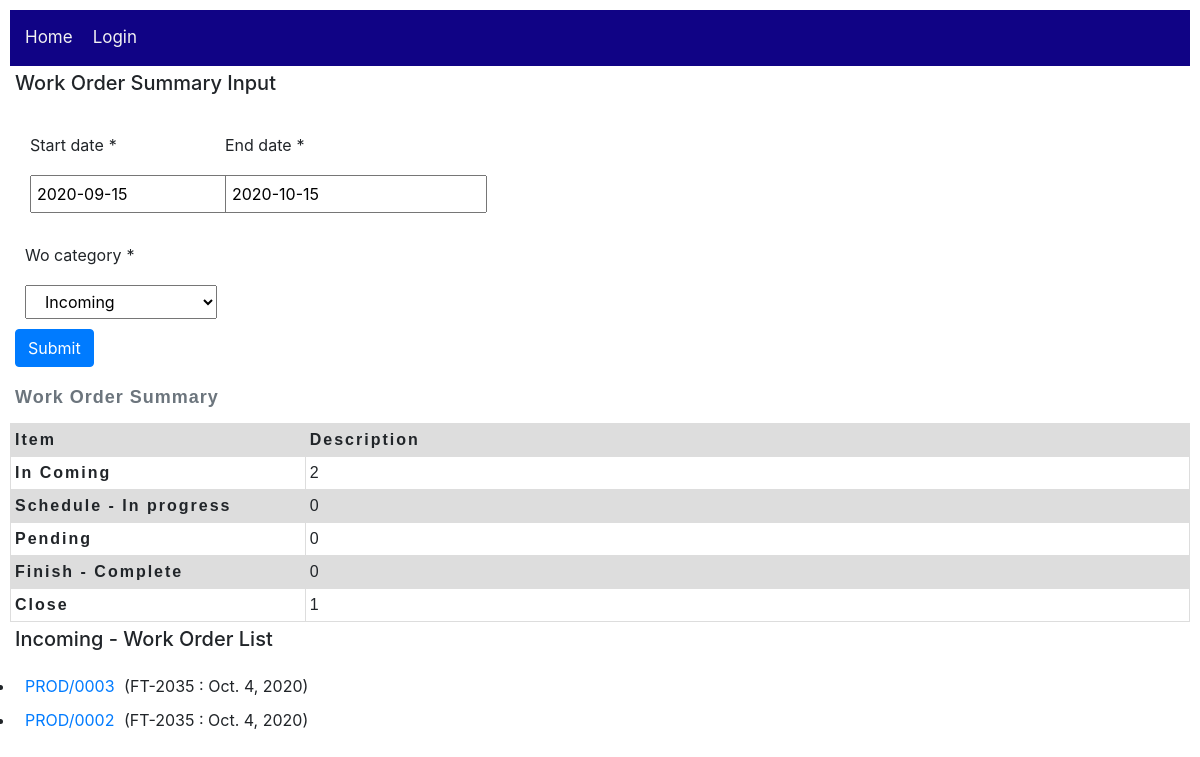
Page /work_order/summary/ on the earlier database version.
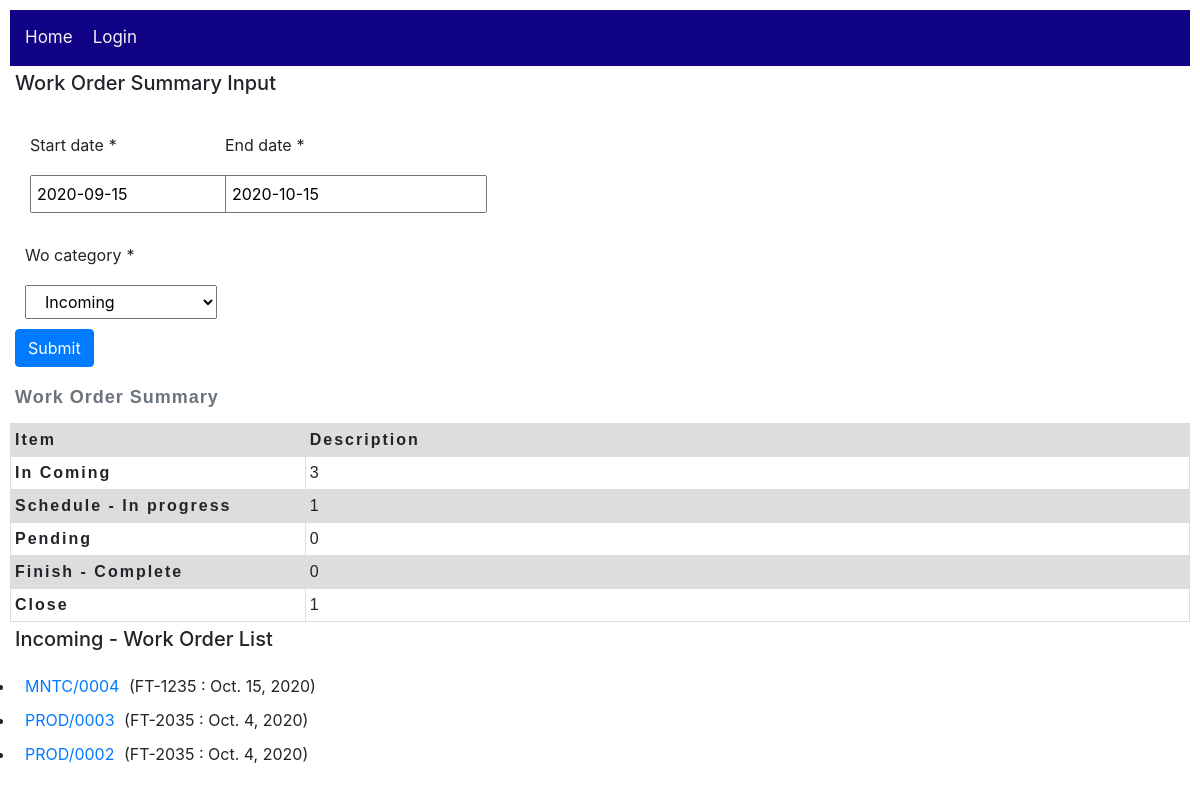
Same page on the later database version.
### work_order/models.py (models this page shows, shortened)
class Work_order(models.Model):
    wo_number = models.CharField(max_length=20, null=True)
    tagnumber = models.CharField(max_length=50, null=True)
    problem = models.TextField(max_length=1000, null=True)
    originator = models.ForeignKey(CmmsUser,
        on_delete=models.SET_NULL,
        null=True)
    dest_section = models.ForeignKey(Section,
        on_delete=models.SET_NULL,
        null=True)
    date_open = models.DateField()
    date_finish = models.DateField(null=True)
    status = models.ForeignKey(Action,
        on_delete=models.SET_NULL,
        null=True)
    priority = models.ForeignKey(Wo_priority,
        on_delete=models.SET_NULL,
        null=True)
    current_user_id = models.IntegerField(null=True)
    executor_user_id = models.IntegerField(null=True)
    class Meta:
        ordering = ['originator','status','wo_number']
    def get_absolute_url(self):
        return reverse('work_order:work_order-detail', args=[str(self.id)])

### work_order/views.py (the view)
# urls.py: path('summary/', views.WoSummaryReportView.as_view(), name='work_order-summary'),
class WoSummaryReportView(FormView):
    template_name = 'work_order/WoSummaryReport_form.html'
    form_class = WoSummaryReportForm
    success_url = '/work_order/work_order/summary/'
    def get_initial(self):
        initial = super(WoSummaryReportView, self).get_initial()
        end_date = datetime.date.today()
        start_date = end_date - datetime.timedelta(days=30)
        wo_category ='Incoming'
        initial['start_date'] = self.request.GET.get("start_date",start_date)
        initial['end_date'] = self.request.GET.get("end_date",end_date)
        initial['wo_category'] = self.request.GET.get("wo_category",wo_category)
        return initial
    def get_context_data(self, **kwargs):
        context = super().get_context_data(**kwargs)
        pending = CategoryAction.objects.get(name='Pending')
        Schedule = CategoryAction.objects.get(name='Schedule')
        Finish = CategoryAction.objects.get(name='Finish')
        Close = CategoryAction.objects.get(name='Close')
        PENDING_STATUSES = []
        for act in Action.objects.filter(category=pending):
            PENDING_STATUSES.append(act)
        SCHEDULE_STATUSES = []
        for act in Action.objects.filter(category=Schedule):
            SCHEDULE_STATUSES.append(act)
        FINISH_STATUSES = []
        for act in Action.objects.filter(category=Finish):
            FINISH_STATUSES.append(act)
        CLOSE_STATUSES = []
        for act in Action.objects.filter(category=Close):
            CLOSE_STATUSES.append(act)
        frm = context.get('form')
        end_date = frm['end_date'].value()
        start_date = frm['start_date'].value()
        wo_category = frm['wo_category'].value()
        woList = Work_order.objects.all().filter(date_open__range=[start_date, end_date])
        if wo_category == 'Schedule':#schedule
            woList = woList.filter(status__in=SCHEDULE_STATUSES)
            caption = 'Schedule - Work Order List'
        elif wo_category == 'Finish':#FINISH_LIST
            woList = woList.filter(status__in=FINISH_STATUSES)
            caption = 'Finish - Work Order List'
        elif wo_category == 'Pending':#PENDING_LIST
            woList = woList.filter(status__in=PENDING_STATUSES)
            caption = 'Pending - Work Order List'
        elif wo_category == 'Close':#close
            woList = woList.filter(status__in=CLOSE_STATUSES)
            caption = 'Close - Work Order List'
        else:
            woList = woList
            caption = 'Incoming - Work Order List'
        context['wo_list'] = woList.order_by('-pk')
        woOpen = woList.count()
        context['caption'] = caption
        context['woOpen'] = woOpen
        woList = Work_order.objects.all().filter(date_open__range=[start_date, end_date])
        woClose = woList.filter(status__in=CLOSE_STATUSES).count()
        context['woClose'] = woClose
        woPending = woList.filter(status__in=PENDING_STATUSES).count()
        context['woPending'] = woPending
        woFinishComplete = woList.filter(status__in=FINISH_STATUSES).count()
        context['woFinishComplete'] = woFinishComplete
        woInprogress = woList.filter(status__in=SCHEDULE_STATUSES).count()
        context['woInprogress'] = woInprogress
        return context

### work_order/forms.py (shortened to what this page needs)
class WoSummaryReportForm(forms.Form):
   start_date = forms.DateField(widget=DateInput())
   end_date = forms.DateField(widget=DateInput())
   wo_category = forms.CharField(widget=forms.TextInput())
   def __init__(self, *args, **kwargs):
      super(WoSummaryReportForm, self).__init__(*args, **kwargs)
      catDict = {}
      for cat in CategoryAction.objects.all():
         catDict[cat.name] = cat.name
      catDict['Incoming'] = 'Incoming'
      catlist = list(catDict.items())
      self.fields['wo_category'].widget = Select(choices=catlist)
      self.helper = FormHelper()
      self.helper.form_method = 'get'
      self.helper.layout = Layout(
         Row(
            Column('start_date', css_class='form-group col-md-2 mb-0'),
            Column('end_date', css_class='form-group col-md-2 mb-0'),
            css_class='form-row'
         ),
         Field('wo_category', css_class='form-group col-md-2 mb-0'),
         Submit('submit', 'Submit')
      )

### work_order/templates/work_order/WoSummaryReport_form.html (shortened to what this page needs)
{% extends "base_work_order.html" %}
{% load crispy_forms_tags %}
{% block content %}
    <h5>Work Order Summary Input</h5>
    {% crispy form %}
    <table class="WoSummary">
        <caption>Work Order Summary</caption>
        <thead>
            <tr>
                <th scope="col">Item</th>
                <th scope="col">Description</th>
            </tr>
        </thead>
        <tbody>
            <tr>
                <th scope="row">In Coming</th>
                <td>{{ woOpen }}</td>
            </tr>
            <tr>
                <th scope="row">Schedule - In progress</th>
                <td>{{ woInprogress }}</td>
            </tr>
            <tr>
                <th scope="row">Pending</th>
                <td>{{ woPending }}</td>
            </tr>
            <tr>
                <th scope="row">Finish - Complete</th>
                <td>{{ woFinishComplete }}</td>
            </tr>
            <tr>
                <th scope="row">Close</th>
                <td>{{ woClose }}</td>
            </tr>
        </tbody>
    </table>
    <h5 id="woListTitle">{{caption}}</h5>
    <ul>
        {% for work_order in wo_list %}
          <li>
            <a href="{{ work_order.get_absolute_url }}">{{ work_order.wo_number }}</a>
                ({{work_order.tagnumber}} : {{work_order.date_open}})
          </li>
        {% endfor %}
    </ul>
    <link rel="stylesheet" href="http://code.jquery.com/ui/1.11.0/themes/smoothness/jquery-ui.css">
{% endblock %}

Differences in the rows shown:
added Work_order: wo_number "MNTC/0004", tagnumber "FT-1235", date_open "Oct. 15, 2020"
Other differences:
{{ woOpen }}: "2" → "3"
{{ woInprogress }}: "0" → "1"
